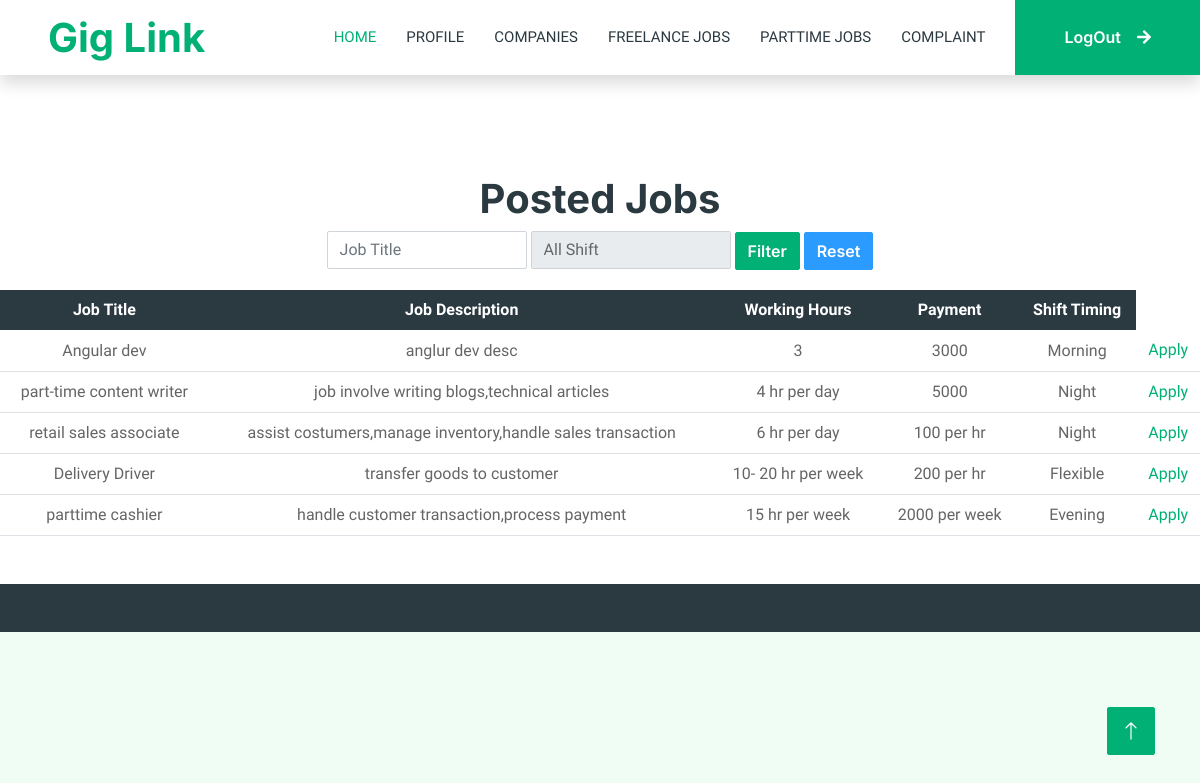
Screenshot of /stu_parttime_jobs with the database file from the repository.
### link/models.py (models this page shows)
class ParttimeJobs(models.Model):
    class Meta:
        verbose_name_plural = 'Parttime Jobs'
    job_title = models.CharField(max_length=225)
    job_description = models.CharField(max_length=225)
    working_hours = models.CharField(max_length=225)
    payment = models.CharField(max_length=225)
    shift_timing = models.CharField(max_length=225,choices = (
        ("Morning", "Morning"),
        ("Evening", "Evening"),
        ("Night", "Night"),
        ("Flexible", "Flexible"),
    ))
    parttime = models.ForeignKey(Parttime, on_delete=models.CASCADE)

### link/views.py (the view)
# urls.py: path('stu_parttime_jobs',views.stu_parttime_jobs),
def stu_parttime_jobs(request):
    parttime_job_post_jobs = ParttimeJobs.objects.all()
    filters = {
        'job_title__icontains': request.GET.get('job_title', '').strip(),
        'shift_timing': request.GET.get('shift_timing', '').strip()
    }
    filters = {key: value for key, value in filters.items() if value}
    if filters:
        parttime_job_post_jobs = parttime_job_post_jobs.filter(**filters)
    return render(request, 'student_parttime_jobs.html', {'parttime_job_post_jobs': parttime_job_post_jobs})

### templates/student_parttime_jobs.html (shortened to what this page needs)
{% include 'student_header.html'%}
{% load static %}
<center>
    <h1 style="margin-top: 100px;">Posted Jobs</h1>
    <form method="GET" style="margin-bottom: 20px;">
        <input type="text" name="job_title" placeholder="Job Title" class="form-control"
               value="{{ request.GET.job_title }}" style="width: 200px; display: inline-block;">
        <select name="shift_timing" class="form-control" style="width: 200px; display: inline-block;">
            <option value="">All Shift</option>
        </select>
        <button type="submit" class="btn btn-primary">Filter</button>
        <a href="/stu_parttime_jobs" class="btn btn-secondary">Reset</a>
    </form>
    {% if parttime_job_post_jobs %}
    <table class="table" style="margin-top: 20px;">
        <thead class="table-dark">
        <tr>
            <th>Job Title</th>
            <th>Job Description</th>
            <th>Working Hours</th>
            <th>Payment</th>
            <th>Shift Timing</th>
        </tr>
        </thead>
        <tbody>
        {% for job in parttime_job_post_jobs %}
        <tr>
            <td>{{ job.job_title }}</td>
            <td>{{ job.job_description }}</td>
            <td>{{ job.working_hours }}</td>
            <td>{{ job.payment }}</td>
            <td>{{ job.shift_timing }}</td>
            <td><a href="/std_parttime_request/{{ job.pk }}">Apply</a></td>
        </tr>
        {% endfor %}
        </tbody>
    </table>
    {% else %}
    <p>No jobs found.</p>
    {% endif %}
</center>
{% include 'footer.html' %}

### static/css/style.css (style rules this page uses)
:root { --primary: #00B074; --secondary: #2B9BFF; --light: #EFFDF5; --dark: #2B3940; }
.btn { font-family: 'Inter', sans-serif; font-weight: 600; transition: .5s; }
.btn.btn-primary, .btn.btn-secondary { color: #FFFFFF; }

### templates/student_parttime_jobs.html (style rules this page uses)
th, td { text-align: center; }

### rows the page displays
ParttimeJobs: job_title "Angular dev", job_description "anglur dev desc", working_hours "3", payment "3000", shift_timing "Morning"
ParttimeJobs: job_title "part-time content writer", job_description "job involve writing blogs,technical articles", working_hours "4 hr per day", payment "5000", shift_timing "Night"
ParttimeJobs: job_title "retail sales associate", job_description "assist costumers,manage inventory,handle sales transaction", working_hours "6 hr per day", payment "100 per hr", shift_timing "Night"
ParttimeJobs: job_title "Delivery Driver", job_description "transfer goods to customer", working_hours "10- 20 hr per week", payment "200 per hr", shift_timing "Flexible"
ParttimeJobs: job_title "parttime cashier", job_description "handle customer transaction,process payment", working_hours "15 hr per week", payment "2000 per week", shift_timing "Evening"
